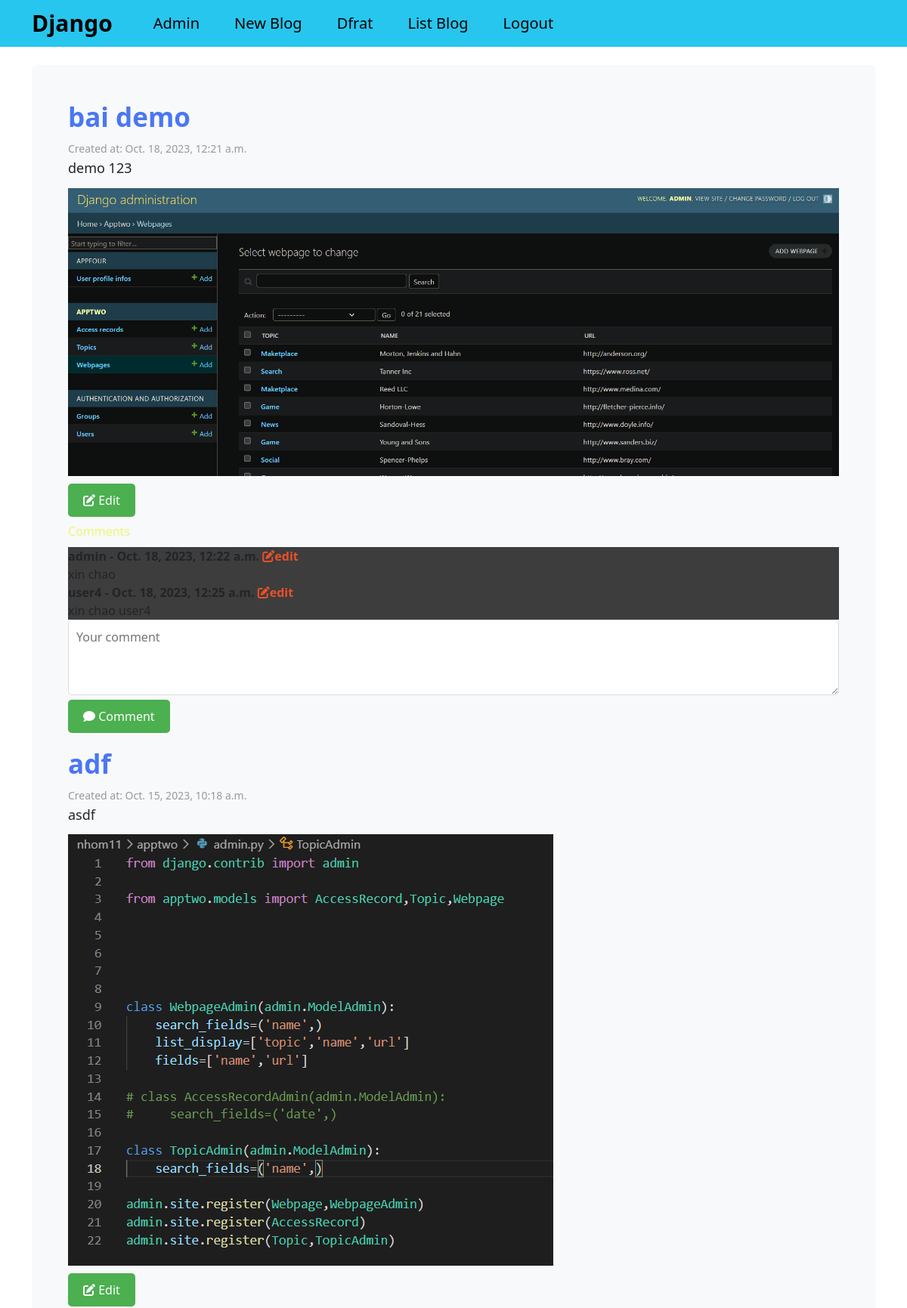
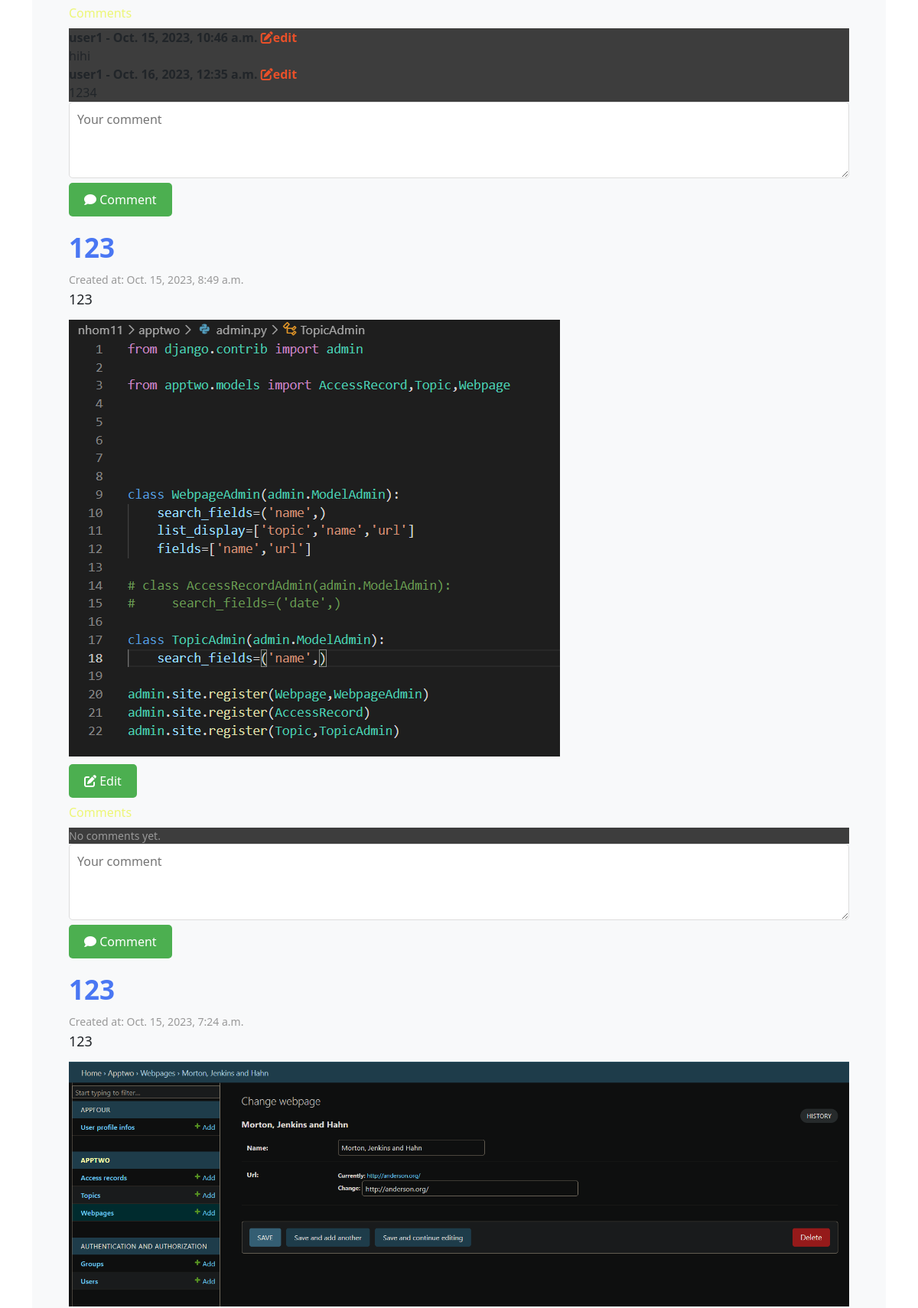
The app's page / (signed in, upper part) with its own data (2 pictures, top to bottom).
### appfour/models.py (models this page shows, shortened)
class Post(models.Model):
    id = models.AutoField(primary_key = True)
    author = models.ForeignKey(User, on_delete=models.CASCADE,default=1)
    title = models.CharField(max_length=265)
    body = models.TextField()
    date = models.DateTimeField(auto_now_add=True)
    image_post = models.ImageField(upload_to='image_post/',blank=True,null = True)
    STATUS_CHOICES = (
        ('draft', 'Draft'),
        ('published', 'Published'),
    )
    status = models.CharField(max_length=10, choices=STATUS_CHOICES, default='draft')

class Comment(models.Model):
    post = models.ForeignKey(Post, related_name="comments", on_delete=models.CASCADE)
    user = models.ForeignKey(User, on_delete=models.CASCADE, default=1)
    id = models.AutoField(primary_key = True)
    body = models.TextField()
    date_comment = models.DateTimeField(auto_now_add=True)

### appfour/views.py (the view)
# urls.py: re_path(r'^$', views.index , name = 'index'),
@login_required(login_url='/login')
def index(request):
    posts = Post.objects.order_by('-date')
    return render(request,'appfour/index.html', {'posts': posts})

### templates/appfour/index.html (shortened to what this page needs)
{% extends 'appfour/base.html' %}
{% block body_block %}
<link rel="stylesheet" href="https://cdnjs.cloudflare.com/ajax/libs/font-awesome/6.0.0-beta3/css/all.min.css">
<div class="mt-4 p-5 bg-light rounded">
    {% for post in posts %}
    <h2>{{ post.title }}</h2>
    <p>Created at: {{ post.date }}</p>
    <h4>{{ post.body }}</h4>
    <img src="{{ post.image_post.url }}" alt=""><br>
    {% if user.is_superuser %}
    <a href="{% url 'post_update' post.id %}"><button class="btn btn-post"><i class="fas fa-edit"></i> Edit</button></a>
    {% endif %}
    <h5>Comments</h5>
    <div id="comments">
        {% for comment in post.comments.all %}
        <strong>
            {{ comment.user }} - {{ comment.date_comment }}
            {% if user.is_superuser %}
            <a href="{% url 'comment_update' comment.id %}" style="text-decoration: none; color: #e95029;"><i class="fas fa-edit"></i>edit</a>
            {% else %}
            {% if request.user.is_authenticated and comment.user == request.user %}
            <a href="{% url 'comment_update' comment.id %}" style="text-decoration: none; color: #e95029;"><i class="fas fa-edit"></i>edit</a>
            {% endif %}
            {% endif %}
        </strong>
        <br>
        {{ comment.body }}
        <br>
        {% empty %}
        <p>No comments yet.</p>
        {% endfor %}
    </div>
    <form id="comment-form" method="POST" action="{% url 'comment' post.id %}">
        <div class="comment">
            <textarea name="comment" placeholder="Your comment"></textarea>
            <button type="submit" value="Post" class="submit"><i class="fas fa-comment"></i> Comment</button>
        </div>
    </form>
    {% endfor %}
    {% endblock %}

### templates/appfour/base.html (shortened to what this page needs)
<!DOCTYPE html>
<html lang="en">
<head>
    <link href="https://cdn.jsdelivr.net/npm/bootstrap@5.3.2/dist/css/bootstrap.min.css" rel="stylesheet"
>
    <link rel="stylesheet" href="https://cdnjs.cloudflare.com/ajax/libs/font-awesome/6.0.0-beta2/css/all.min.css">
</head>
<body>
    <nav class="navbar navbar-expand-md navbar-light ">
        <div class="container">
            <div class="collapse navbar-collapse" id="navbarNav">
                <ul class="navbar-nav me-auto">
                    <li class="nav-item"><a class="navbar-brand" href="{% url 'index' %}">Django</a></li>
                    <li class="nav-item"><a class="nav-link" href="{% url 'admin:index' %}">Admin</a></li>
                    <li class="nav-item"><a class="nav-link" href="{% url 'appfour:post' %}">New Blog</a></li>
                    <li class="nav-item"><a class="nav-link" href="{% url 'appfour:draft' %}">Dfrat</a></li>
                    <li class="nav-item"><a class="nav-link" href="{% url 'appfour:list_blog' %}">List Blog</a></li>
                    {% if user.is_authenticated %}
                    <li class="nav-item"><a class="nav-link" href="{% url 'logout' %}">Logout</a></li>
                    {% else %}
                    <li class="nav-item"><a class="nav-link" href="{% url 'appfour:user_login' %}">Login</a></li>
                    {% endif %}
                </ul>
            </div>
        </div>
    </nav>
    <div class="container">
        {% block body_block %}
        {% endblock %}
    </div>
</body>
</html>

### templates/appfour/index.html (style rules this page uses)
#comment-form { margin-bottom: 20px; }
.comment textarea { width: 100%; height: 100px; padding: 10px; border: 1px solid #ddd; border-radius: 5px; resize: vertical; }
.comment .submit { background-color: #4CAF50; color: white; border: none; padding: 10px 20px; text-align: center; text-decoration: none; display: inline-block; font-size: 16px; border-radius: 5px; cursor: pointer; }
h2 { color: rgb(74, 119, 243); font-size: 35px; margin-bottom: 10px; font-weight: bold; }
p { color: #999; font-size: 14px; margin-bottom: 5px; }
h4 { font-size: 18px; margin-bottom: 15px; }
img { max-width: 100%; height: auto; margin-bottom: 10px; }
.btn { background-color: #4CAF50; color: white; border: none; padding: 10px 20px; text-align: center; text-decoration: none; display: inline-block; font-size: 16px; border-radius: 5px; cursor: pointer; }
.btn-post { margin-bottom: 10px; }
h5 { font-size: 16px; margin-bottom: 10px; color: rgba(235, 245, 94, 0.849); }
#comments strong { font-weight: bold; }
#comments p { margin-bottom: 10px; }
#comments p:last-child { margin-bottom: 0; }
#comments { background: rgb(61, 61, 61); }

### templates/appfour/base.html (style rules this page uses)
.navbar { background-color: #27c6ee; }
.navbar-brand { font-size: 30px; font-weight: bold; }
.navbar-nav .nav-item { margin-right: 30px; }
.navbar-nav .nav-link { font-size: 20px; color: rgb(0, 0, 0); }

### records on screen
Post: title "bai demo", date "Oct. 18, 2023, 12:21 a.m.", body "demo 123", image_post (picture), shows "Edit"
Comment: user "admin", date_comment "Oct. 18, 2023, 12:22 a.m.", body "xin chao"
Comment: user "user4", date_comment "Oct. 18, 2023, 12:25 a.m.", body "xin chao user4"
Post: title "adf", date "Oct. 15, 2023, 10:18 a.m.", body "asdf", image_post (picture), shows "Edit"
Comment: user "user1", date_comment "Oct. 15, 2023, 10:46 a.m.", body "hihi"
Comment: user "user1", date_comment "Oct. 16, 2023, 12:35 a.m.", body "1234"
Post: title "123", date "Oct. 15, 2023, 8:49 a.m.", body "123", image_post (picture), shows "Edit"
Post: title "123", date "Oct. 15, 2023, 7:24 a.m.", body "123", image_post (picture)
